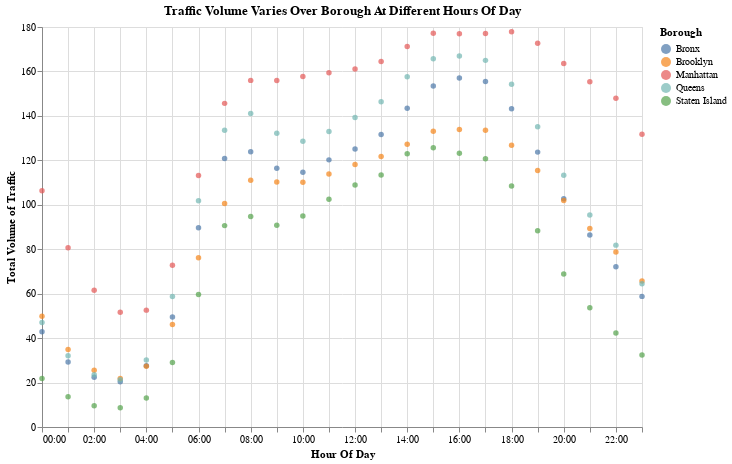

Notebook code for this chart:
### Markdown cell above
### Analyzing Trend Of Traffic Volume Over Each Hour Of Day In Each Borough In NYC

### Code cell
# Use altair to show how traffic volume varies with each hour of day in each of the five boroughs in NYC
alt.Chart(traffic_subset_2019_df).mark_circle().encode(
    x=alt.X("hour_of_day:T", timeUnit="hoursminutes", title="Hour Of Day"),
    y=alt.Y("vol:Q", title="Total Volume of Traffic"),
    color=alt.Color("boro:N", title="Borough"),
).properties(
    height=400,
    width=600,
    title="Traffic Volume Varies Over Borough At Different Hours Of Day",
)

### Figure 1 — Vega-Lite specification as saved in the notebook (floating-point values rounded to 4 significant figures)
{"usermeta": {"embedOptions": {"theme": "fivethirtyeight"}}, "config": {"view": {"continuousWidth": 400, "continuousHeight": 300}}, "data": {"name": "data-307745d4787cc3d6c4e4e3fe792dd222"}, "mark": "circle", "encoding": {"color": {"field": "boro", "title": "Borough", "type": "nominal"}, "x": {"field": "hour_of_day", "timeUnit": "hoursminutes", "title": "Hour Of Day", "type": "temporal"}, "y": {"field": "vol", "title": "Total Volume of Traffic", "type": "quantitative"}}, "height": 400, "title": "Traffic Volume Varies Over Borough At Different Hours Of Day", "width": 600, "$schema": "https://vega.github.io/schema/vega-lite/v4.17.0.json", "datasets": {"data-307745d4787cc3d6c4e4e3fe792dd222": [{"boro": "Bronx", "hh": "0:00:00", "vol": 42.9, "hour_of_day": "1900-01-01T00:00:00"}, {"boro": "Bronx", "hh": "1:00:00", "vol": 29.27, "hour_of_day": "1900-01-01T01:00:00"}, {"boro": "Bronx", "hh": "10:00:00", "vol": 114.6, "hour_of_day": "1900-01-01T10:00:00"}, {"boro": "Bronx", "hh": "11:00:00", "vol": 120.2, "hour_of_day": "1900-01-01T11:00:00"}, {"boro": "Bronx", "hh": "12:00:00", "vol": 125.1, "hour_of_day": "1900-01-01T12:00:00"}, {"boro": "Bronx", "hh": "13:00:00", "vol": 131.6, "hour_of_day": "1900-01-01T13:00:00"}, {"boro": "Bronx", "hh": "14:00:00", "vol": 143.4, "hour_of_day": "1900-01-01T14:00:00"}, {"boro": "Bronx", "hh": "15:00:00", "vol": 153.4, "hour_of_day": "1900-01-01T15:00:00"}, {"boro": "Bronx", "hh": "16:00:00", "vol": 157.0, "hour_of_day": "1900-01-01T16:00:00"}, {"boro": "Bronx", "hh": "17:00:00", "vol": 155.4, "hour_of_day": "1900-01-01T17:00:00"}, {"boro": "Bronx", "hh": "18:00:00", "vol": 143.2, "hour_of_day": "1900-01-01T18:00:00"}, {"boro": "Bronx", "hh": "19:00:00", "vol": 123.7, "hour_of_day": "1900-01-01T19:00:00"}, {"boro": "Bronx", "hh": "2:00:00", "vol": 22.43, "hour_of_day": "1900-01-01T02:00:00"}, {"boro": "Bronx", "hh": "20:00:00", "vol": 102.7, "hour_of_day": "1900-01-01T20:00:00"}, {"boro": "Bronx", "hh": "21:00:00", "vol": 86.36, "hour_of_day": "1900-01-01T21:00:00"}, {"boro": "Bronx", "hh": "22:00:00", "vol": 72.16, "hour_of_day": "1900-01-01T22:00:00"}, {"boro": "Bronx", "hh": "23:00:00", "vol": 58.78, "hour_of_day": "1900-01-01T23:00:00"}, {"boro": "Bronx", "hh": "3:00:00", "vol": 20.36, "hour_of_day": "1900-01-01T03:00:00"}, {"boro": "Bronx", "hh": "4:00:00", "vol": 27.52, "hour_of_day": "1900-01-01T04:00:00"}, {"boro": "Bronx", "hh": "5:00:00", "vol": 49.47, "hour_of_day": "1900-01-01T05:00:00"}, {"boro": "Bronx", "hh": "6:00:00", "vol": 89.63, "hour_of_day": "1900-01-01T06:00:00"}, {"boro": "Bronx", "hh": "7:00:00", "vol": 120.8, "hour_of_day": "1900-01-01T07:00:00"}, {"boro": "Bronx", "hh": "8:00:00", "vol": 123.9, "hour_of_day": "1900-01-01T08:00:00"}, {"boro": "Bronx", "hh": "9:00:00", "vol": 116.4, "hour_of_day": "1900-01-01T09:00:00"}, {"boro": "Brooklyn", "hh": "0:00:00", "vol": 49.87, "hour_of_day": "1900-01-01T00:00:00"}, {"boro": "Brooklyn", "hh": "1:00:00", "vol": 34.88, "hour_of_day": "1900-01-01T01:00:00"}, {"boro": "Brooklyn", "hh": "10:00:00", "vol": 110.1, "hour_of_day": "1900-01-01T10:00:00"}, {"boro": "Brooklyn", "hh": "11:00:00", "vol": 113.9, "hour_of_day": "1900-01-01T11:00:00"}, {"boro": "Brooklyn", "hh": "12:00:00", "vol": 118.1, "hour_of_day": "1900-01-01T12:00:00"}, {"boro": "Brooklyn", "hh": "13:00:00", "vol": 121.7, "hour_of_day": "1900-01-01T13:00:00"}, {"boro": "Brooklyn", "hh": "14:00:00", "vol": 127.2, "hour_of_day": "1900-01-01T14:00:00"}, {"boro": "Brooklyn", "hh": "15:00:00", "vol": 133.1, "hour_of_day": "1900-01-01T15:00:00"}, {"boro": "Brooklyn", "hh": "16:00:00", "vol": 133.8, "hour_of_day": "1900-01-01T16:00:00"}, {"boro": "Brooklyn", "hh": "17:00:00", "vol": 133.6, "hour_of_day": "1900-01-01T17:00:00"}, {"boro": "Brooklyn", "hh": "18:00:00", "vol": 126.8, "hour_of_day": "1900-01-01T18:00:00"}, {"boro": "Brooklyn", "hh": "19:00:00", "vol": 115.5, "hour_of_day": "1900-01-01T19:00:00"}, {"boro": "Brooklyn", "hh": "2:00:00", "vol": 25.57, "hour_of_day": "1900-01-01T02:00:00"}, {"boro": "Brooklyn", "hh": "20:00:00", "vol": 101.9, "hour_of_day": "1900-01-01T20:00:00"}, {"boro": "Brooklyn", "hh": "21:00:00", "vol": 89.35, "hour_of_day": "1900-01-01T21:00:00"}, {"boro": "Brooklyn", "hh": "22:00:00", "vol": 78.74, "hour_of_day": "1900-01-01T22:00:00"}, {"boro": "Brooklyn", "hh": "23:00:00", "vol": 65.7, "hour_of_day": "1900-01-01T23:00:00"}, {"boro": "Brooklyn", "hh": "3:00:00", "vol": 21.81, "hour_of_day": "1900-01-01T03:00:00"}, {"boro": "Brooklyn", "hh": "4:00:00", "vol": 27.32, "hour_of_day": "1900-01-01T04:00:00"}, {"boro": "Brooklyn", "hh": "5:00:00", "vol": 46.11, "hour_of_day": "1900-01-01T05:00:00"}, {"boro": "Brooklyn", "hh": "6:00:00", "vol": 76.18, "hour_of_day": "1900-01-01T06:00:00"}, {"boro": "Brooklyn", "hh": "7:00:00", "vol": 100.5, "hour_of_day": "1900-01-01T07:00:00"}, {"boro": "Brooklyn", "hh": "8:00:00", "vol": 111.0, "hour_of_day": "1900-01-01T08:00:00"}, {"boro": "Brooklyn", "hh": "9:00:00", "vol": 110.3, "hour_of_day": "1900-01-01T09:00:00"}, {"boro": "Manhattan", "hh": "0:00:00", "vol": 106.3, "hour_of_day": "1900-01-01T00:00:00"}, {"boro": "Manhattan", "hh": "1:00:00", "vol": 80.69, "hour_of_day": "1900-01-01T01:00:00"}, {"boro": "Manhattan", "hh": "10:00:00", "vol": 157.7, "hour_of_day": "1900-01-01T10:00:00"}, {"boro": "Manhattan", "hh": "11:00:00", "vol": 159.5, "hour_of_day": "1900-01-01T11:00:00"}, {"boro": "Manhattan", "hh": "12:00:00", "vol": 161.1, "hour_of_day": "1900-01-01T12:00:00"}, {"boro": "Manhattan", "hh": "13:00:00", "vol": 164.5, "hour_of_day": "1900-01-01T13:00:00"}, {"boro": "Manhattan", "hh": "14:00:00", "vol": 171.3, "hour_of_day": "1900-01-01T14:00:00"}, {"boro": "Manhattan", "hh": "15:00:00", "vol": 177.2, "hour_of_day": "1900-01-01T15:00:00"}, {"boro": "Manhattan", "hh": "16:00:00", "vol": 176.9, "hour_of_day": "1900-01-01T16:00:00"}, {"boro": "Manhattan", "hh": "17:00:00", "vol": 177.1, "hour_of_day": "1900-01-01T17:00:00"}, {"boro": "Manhattan", "hh": "18:00:00", "vol": 177.8, "hour_of_day": "1900-01-01T18:00:00"}, {"boro": "Manhattan", "hh": "19:00:00", "vol": 172.7, "hour_of_day": "1900-01-01T19:00:00"}, {"boro": "Manhattan", "hh": "2:00:00", "vol": 61.51, "hour_of_day": "1900-01-01T02:00:00"}, {"boro": "Manhattan", "hh": "20:00:00", "vol": 163.6, "hour_of_day": "1900-01-01T20:00:00"}, {"boro": "Manhattan", "hh": "21:00:00", "vol": 155.4, "hour_of_day": "1900-01-01T21:00:00"}, {"boro": "Manhattan", "hh": "22:00:00", "vol": 147.9, "hour_of_day": "1900-01-01T22:00:00"}, {"boro": "Manhattan", "hh": "23:00:00", "vol": 131.8, "hour_of_day": "1900-01-01T23:00:00"}, {"boro": "Manhattan", "hh": "3:00:00", "vol": 51.6, "hour_of_day": "1900-01-01T03:00:00"}, {"boro": "Manhattan", "hh": "4:00:00", "vol": 52.59, "hour_of_day": "1900-01-01T04:00:00"}, {"boro": "Manhattan", "hh": "5:00:00", "vol": 72.81, "hour_of_day": "1900-01-01T05:00:00"}, {"boro": "Manhattan", "hh": "6:00:00", "vol": 113.1, "hour_of_day": "1900-01-01T06:00:00"}, {"boro": "Manhattan", "hh": "7:00:00", "vol": 145.6, "hour_of_day": "1900-01-01T07:00:00"}, {"boro": "Manhattan", "hh": "8:00:00", "vol": 156.0, "hour_of_day": "1900-01-01T08:00:00"}, {"boro": "Manhattan", "hh": "9:00:00", "vol": 155.9, "hour_of_day": "1900-01-01T09:00:00"}, {"boro": "Queens", "hh": "0:00:00", "vol": 47.05, "hour_of_day": "1900-01-01T00:00:00"}, {"boro": "Queens", "hh": "1:00:00", "vol": 32.05, "hour_of_day": "1900-01-01T01:00:00"}, {"boro": "Queens", "hh": "10:00:00", "vol": 128.6, "hour_of_day": "1900-01-01T10:00:00"}, {"boro": "Queens", "hh": "11:00:00", "vol": 133.0, "hour_of_day": "1900-01-01T11:00:00"}, {"boro": "Queens", "hh": "12:00:00", "vol": 139.3, "hour_of_day": "1900-01-01T12:00:00"}, {"boro": "Queens", "hh": "13:00:00", "vol": 146.3, "hour_of_day": "1900-01-01T13:00:00"}, {"boro": "Queens", "hh": "14:00:00", "vol": 157.7, "hour_of_day": "1900-01-01T14:00:00"}, {"boro": "Queens", "hh": "15:00:00", "vol": 165.7, "hour_of_day": "1900-01-01T15:00:00"}, {"boro": "Queens", "hh": "16:00:00", "vol": 167.0, "hour_of_day": "1900-01-01T16:00:00"}, {"boro": "Queens", "hh": "17:00:00", "vol": 165.0, "hour_of_day": "1900-01-01T17:00:00"}, {"boro": "Queens", "hh": "18:00:00", "vol": 154.3, "hour_of_day": "1900-01-01T18:00:00"}, {"boro": "Queens", "hh": "19:00:00", "vol": 135.1, "hour_of_day": "1900-01-01T19:00:00"}, {"boro": "Queens", "hh": "2:00:00", "vol": 23.51, "hour_of_day": "1900-01-01T02:00:00"}, {"boro": "Queens", "hh": "20:00:00", "vol": 113.3, "hour_of_day": "1900-01-01T20:00:00"}, {"boro": "Queens", "hh": "21:00:00", "vol": 95.43, "hour_of_day": "1900-01-01T21:00:00"}, {"boro": "Queens", "hh": "22:00:00", "vol": 81.84, "hour_of_day": "1900-01-01T22:00:00"}, {"boro": "Queens", "hh": "23:00:00", "vol": 64.46, "hour_of_day": "1900-01-01T23:00:00"}, {"boro": "Queens", "hh": "3:00:00", "vol": 21.28, "hour_of_day": "1900-01-01T03:00:00"}, {"boro": "Queens", "hh": "4:00:00", "vol": 30.2, "hour_of_day": "1900-01-01T04:00:00"}, {"boro": "Queens", "hh": "5:00:00", "vol": 58.73, "hour_of_day": "1900-01-01T05:00:00"}, {"boro": "Queens", "hh": "6:00:00", "vol": 101.8, "hour_of_day": "1900-01-01T06:00:00"}, {"boro": "Queens", "hh": "7:00:00", "vol": 133.6, "hour_of_day": "1900-01-01T07:00:00"}, {"boro": "Queens", "hh": "8:00:00", "vol": 141.1, "hour_of_day": "1900-01-01T08:00:00"}, {"boro": "Queens", "hh": "9:00:00", "vol": 132.2, "hour_of_day": "1900-01-01T09:00:00"}, {"boro": "Staten Island", "hh": "0:00:00", "vol": 21.83, "hour_of_day": "1900-01-01T00:00:00"}, {"boro": "Staten Island", "hh": "1:00:00", "vol": 13.57, "hour_of_day": "1900-01-01T01:00:00"}, {"boro": "Staten Island", "hh": "10:00:00", "vol": 94.99, "hour_of_day": "1900-01-01T10:00:00"}, {"boro": "Staten Island", "hh": "11:00:00", "vol": 102.5, "hour_of_day": "1900-01-01T11:00:00"}, {"boro": "Staten Island", "hh": "12:00:00", "vol": 108.9, "hour_of_day": "1900-01-01T12:00:00"}, {"boro": "Staten Island", "hh": "13:00:00", "vol": 113.4, "hour_of_day": "1900-01-01T13:00:00"}, {"boro": "Staten Island", "hh": "14:00:00", "vol": 123.0, "hour_of_day": "1900-01-01T14:00:00"}, {"boro": "Staten Island", "hh": "15:00:00", "vol": 125.7, "hour_of_day": "1900-01-01T15:00:00"}, {"boro": "Staten Island", "hh": "16:00:00", "vol": 123.2, "hour_of_day": "1900-01-01T16:00:00"}, {"boro": "Staten Island", "hh": "17:00:00", "vol": 120.7, "hour_of_day": "1900-01-01T17:00:00"}, {"boro": "Staten Island", "hh": "18:00:00", "vol": 108.5, "hour_of_day": "1900-01-01T18:00:00"}, {"boro": "Staten Island", "hh": "19:00:00", "vol": 88.34, "hour_of_day": "1900-01-01T19:00:00"}, {"boro": "Staten Island", "hh": "2:00:00", "vol": 9.52, "hour_of_day": "1900-01-01T02:00:00"}, {"boro": "Staten Island", "hh": "20:00:00", "vol": 68.81, "hour_of_day": "1900-01-01T20:00:00"}, {"boro": "Staten Island", "hh": "21:00:00", "vol": 53.62, "hour_of_day": "1900-01-01T21:00:00"}, {"boro": "Staten Island", "hh": "22:00:00", "vol": 42.34, "hour_of_day": "1900-01-01T22:00:00"}, {"boro": "Staten Island", "hh": "23:00:00", "vol": 32.36, "hour_of_day": "1900-01-01T23:00:00"}, {"boro": "Staten Island", "hh": "3:00:00", "vol": 8.652, "hour_of_day": "1900-01-01T03:00:00"}, {"boro": "Staten Island", "hh": "4:00:00", "vol": 13.06, "hour_of_day": "1900-01-01T04:00:00"}, {"boro": "Staten Island", "hh": "5:00:00", "vol": 29.0, "hour_of_day": "1900-01-01T05:00:00"}, {"boro": "Staten Island", "hh": "6:00:00", "vol": 59.64, "hour_of_day": "1900-01-01T06:00:00"}, {"boro": "Staten Island", "hh": "7:00:00", "vol": 90.62, "hour_of_day": "1900-01-01T07:00:00"}, {"boro": "Staten Island", "hh": "8:00:00", "vol": 94.75, "hour_of_day": "1900-01-01T08:00:00"}, {"boro": "Staten Island", "hh": "9:00:00", "vol": 90.84, "hour_of_day": "1900-01-01T09:00:00"}]}}
